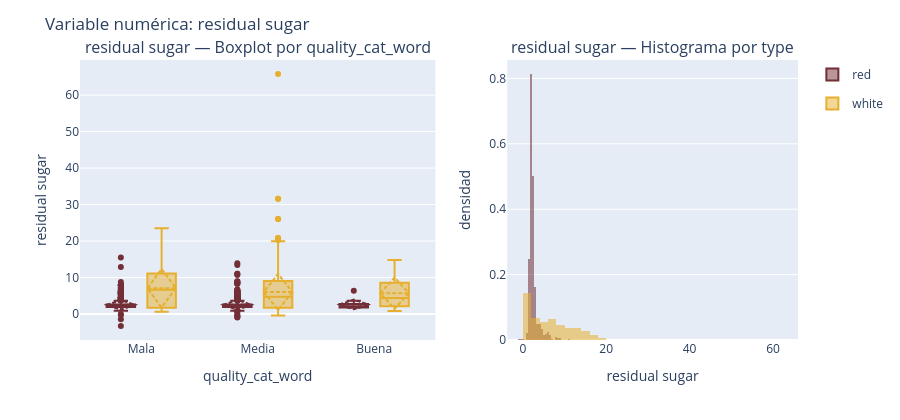
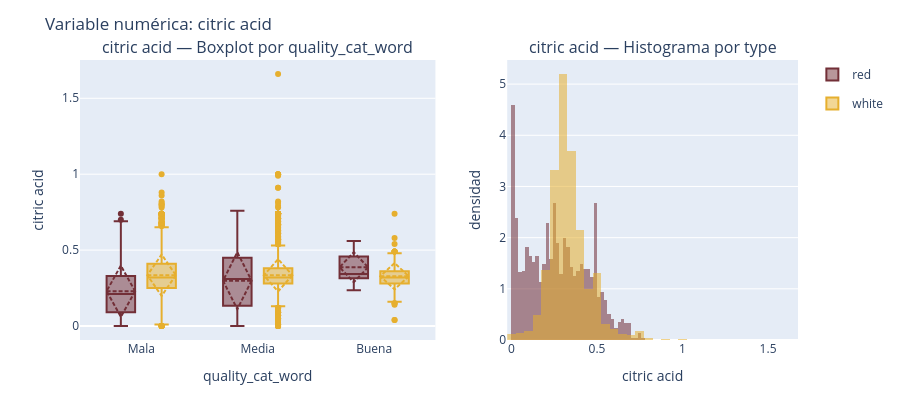
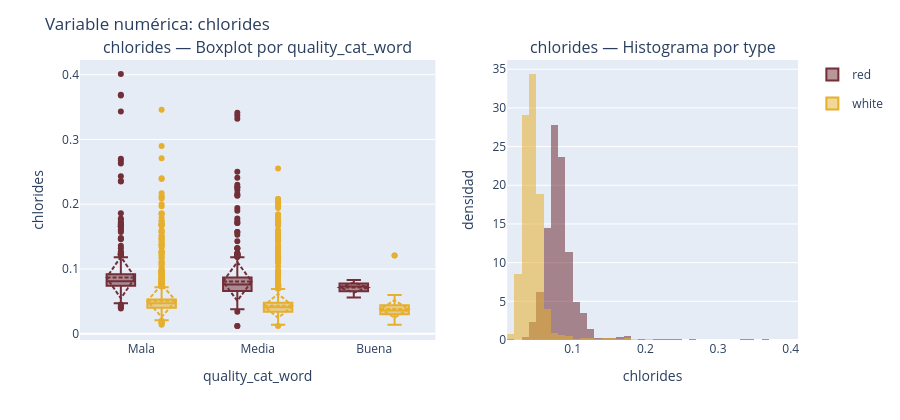
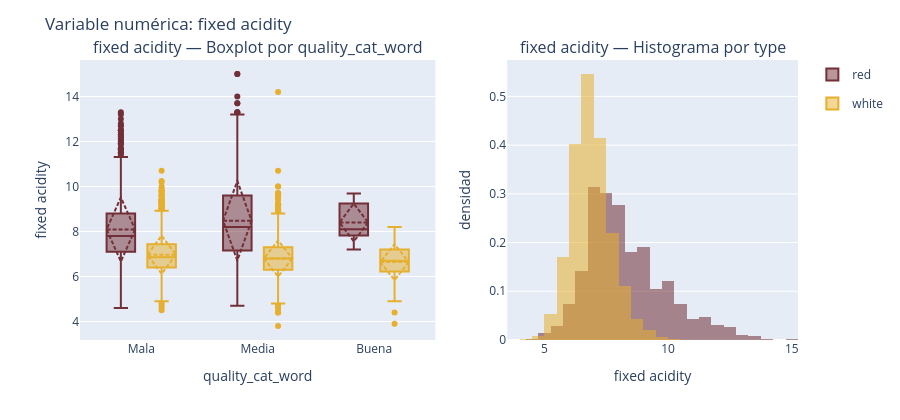

Notebook cell for these charts, in order:
### Code cell
for v in analisis.num_vars:
    analisis.plot_box_hist_by_cat(v, "quality_cat_word", "type")

### Figure 1 — Plotly figure (JSON) as saved in the notebook; plotly's stock layout.template omitted (floating-point values rounded to 4 significant figures; data arrays with more than 128 entries replaced by an {"elided": "..."} marker saying what was removed)
{"data": [{"boxmean": "sd", "legendgroup": "red", "marker": {"color": "#722F37"}, "name": "red", "showlegend": true, "type": "box", "x": {"elided": "1549 str values"}, "xaxis": "x", "y": {"elided": "1549 float values"}, "yaxis": "y"}, {"boxmean": "sd", "legendgroup": "white", "marker": {"color": "#E6AF2E"}, "name": "white", "showlegend": true, "type": "box", "x": {"elided": "4883 str values"}, "xaxis": "x", "y": {"elided": "4883 float values"}, "yaxis": "y"}, {"histnorm": "probability density", "legendgroup": "red", "marker": {"color": "#722F37"}, "name": "red", "nbinsx": 40, "opacity": 0.55, "showlegend": false, "type": "histogram", "x": {"elided": "1549 float values"}, "xaxis": "x2", "yaxis": "y2"}, {"histnorm": "probability density", "legendgroup": "white", "marker": {"color": "#E6AF2E"}, "name": "white", "nbinsx": 40, "opacity": 0.55, "showlegend": false, "type": "histogram", "x": {"elided": "4883 float values"}, "xaxis": "x2", "yaxis": "y2"}], "layout": {"annotations": [{"font": {"size": 16}, "showarrow": false, "text": "residual sugar — Boxplot por quality_cat_word", "x": 0.2475, "xanchor": "center", "xref": "paper", "y": 1, "yanchor": "bottom", "yref": "paper"}, {"font": {"size": 16}, "showarrow": false, "text": "residual sugar — Histograma por type", "x": 0.7975, "xanchor": "center", "xref": "paper", "y": 1, "yanchor": "bottom", "yref": "paper"}], "barmode": "overlay", "boxmode": "group", "height": 420, "margin": {"t": 60}, "title": {"text": "Variable numérica: residual sugar"}, "width": 900, "xaxis": {"anchor": "y", "domain": [0, 0.495], "title": {"text": "quality_cat_word"}}, "xaxis2": {"anchor": "y2", "domain": [0.595, 1], "title": {"text": "residual sugar"}}, "yaxis": {"anchor": "x", "domain": [0, 1], "title": {"text": "residual sugar"}}, "yaxis2": {"anchor": "x2", "domain": [0, 1], "title": {"text": "densidad"}}}}

### Figure 2 — Plotly figure (JSON) as saved in the notebook; plotly's stock layout.template omitted (floating-point values rounded to 4 significant figures; data arrays with more than 128 entries replaced by an {"elided": "..."} marker saying what was removed)
{"data": [{"boxmean": "sd", "legendgroup": "red", "marker": {"color": "#722F37"}, "name": "red", "showlegend": true, "type": "box", "x": {"elided": "1549 str values"}, "xaxis": "x", "y": {"elided": "1549 float values"}, "yaxis": "y"}, {"boxmean": "sd", "legendgroup": "white", "marker": {"color": "#E6AF2E"}, "name": "white", "showlegend": true, "type": "box", "x": {"elided": "4883 str values"}, "xaxis": "x", "y": {"elided": "4883 float values"}, "yaxis": "y"}, {"histnorm": "probability density", "legendgroup": "red", "marker": {"color": "#722F37"}, "name": "red", "nbinsx": 40, "opacity": 0.55, "showlegend": false, "type": "histogram", "x": {"elided": "1549 float values"}, "xaxis": "x2", "yaxis": "y2"}, {"histnorm": "probability density", "legendgroup": "white", "marker": {"color": "#E6AF2E"}, "name": "white", "nbinsx": 40, "opacity": 0.55, "showlegend": false, "type": "histogram", "x": {"elided": "4883 float values"}, "xaxis": "x2", "yaxis": "y2"}], "layout": {"annotations": [{"font": {"size": 16}, "showarrow": false, "text": "citric acid — Boxplot por quality_cat_word", "x": 0.2475, "xanchor": "center", "xref": "paper", "y": 1, "yanchor": "bottom", "yref": "paper"}, {"font": {"size": 16}, "showarrow": false, "text": "citric acid — Histograma por type", "x": 0.7975, "xanchor": "center", "xref": "paper", "y": 1, "yanchor": "bottom", "yref": "paper"}], "barmode": "overlay", "boxmode": "group", "height": 420, "margin": {"t": 60}, "title": {"text": "Variable numérica: citric acid"}, "width": 900, "xaxis": {"anchor": "y", "domain": [0, 0.495], "title": {"text": "quality_cat_word"}}, "xaxis2": {"anchor": "y2", "domain": [0.595, 1], "title": {"text": "citric acid"}}, "yaxis": {"anchor": "x", "domain": [0, 1], "title": {"text": "citric acid"}}, "yaxis2": {"anchor": "x2", "domain": [0, 1], "title": {"text": "densidad"}}}}

### Figure 3 — Plotly figure (JSON) as saved in the notebook; plotly's stock layout.template omitted (floating-point values rounded to 4 significant figures; data arrays with more than 128 entries replaced by an {"elided": "..."} marker saying what was removed)
{"data": [{"boxmean": "sd", "legendgroup": "red", "marker": {"color": "#722F37"}, "name": "red", "showlegend": true, "type": "box", "x": {"elided": "1549 str values"}, "xaxis": "x", "y": {"elided": "1549 float values"}, "yaxis": "y"}, {"boxmean": "sd", "legendgroup": "white", "marker": {"color": "#E6AF2E"}, "name": "white", "showlegend": true, "type": "box", "x": {"elided": "4883 str values"}, "xaxis": "x", "y": {"elided": "4883 float values"}, "yaxis": "y"}, {"histnorm": "probability density", "legendgroup": "red", "marker": {"color": "#722F37"}, "name": "red", "nbinsx": 40, "opacity": 0.55, "showlegend": false, "type": "histogram", "x": {"elided": "1549 float values"}, "xaxis": "x2", "yaxis": "y2"}, {"histnorm": "probability density", "legendgroup": "white", "marker": {"color": "#E6AF2E"}, "name": "white", "nbinsx": 40, "opacity": 0.55, "showlegend": false, "type": "histogram", "x": {"elided": "4883 float values"}, "xaxis": "x2", "yaxis": "y2"}], "layout": {"annotations": [{"font": {"size": 16}, "showarrow": false, "text": "chlorides — Boxplot por quality_cat_word", "x": 0.2475, "xanchor": "center", "xref": "paper", "y": 1, "yanchor": "bottom", "yref": "paper"}, {"font": {"size": 16}, "showarrow": false, "text": "chlorides — Histograma por type", "x": 0.7975, "xanchor": "center", "xref": "paper", "y": 1, "yanchor": "bottom", "yref": "paper"}], "barmode": "overlay", "boxmode": "group", "height": 420, "margin": {"t": 60}, "title": {"text": "Variable numérica: chlorides"}, "width": 900, "xaxis": {"anchor": "y", "domain": [0, 0.495], "title": {"text": "quality_cat_word"}}, "xaxis2": {"anchor": "y2", "domain": [0.595, 1], "title": {"text": "chlorides"}}, "yaxis": {"anchor": "x", "domain": [0, 1], "title": {"text": "chlorides"}}, "yaxis2": {"anchor": "x2", "domain": [0, 1], "title": {"text": "densidad"}}}}

### Figure 4 — Plotly figure (JSON) as saved in the notebook; plotly's stock layout.template omitted (floating-point values rounded to 4 significant figures; data arrays with more than 128 entries replaced by an {"elided": "..."} marker saying what was removed)
{"data": [{"boxmean": "sd", "legendgroup": "red", "marker": {"color": "#722F37"}, "name": "red", "showlegend": true, "type": "box", "x": {"elided": "1549 str values"}, "xaxis": "x", "y": {"elided": "1549 float values"}, "yaxis": "y"}, {"boxmean": "sd", "legendgroup": "white", "marker": {"color": "#E6AF2E"}, "name": "white", "showlegend": true, "type": "box", "x": {"elided": "4883 str values"}, "xaxis": "x", "y": {"elided": "4883 float values"}, "yaxis": "y"}, {"histnorm": "probability density", "legendgroup": "red", "marker": {"color": "#722F37"}, "name": "red", "nbinsx": 40, "opacity": 0.55, "showlegend": false, "type": "histogram", "x": {"elided": "1549 float values"}, "xaxis": "x2", "yaxis": "y2"}, {"histnorm": "probability density", "legendgroup": "white", "marker": {"color": "#E6AF2E"}, "name": "white", "nbinsx": 40, "opacity": 0.55, "showlegend": false, "type": "histogram", "x": {"elided": "4883 float values"}, "xaxis": "x2", "yaxis": "y2"}], "layout": {"annotations": [{"font": {"size": 16}, "showarrow": false, "text": "fixed acidity — Boxplot por quality_cat_word", "x": 0.2475, "xanchor": "center", "xref": "paper", "y": 1, "yanchor": "bottom", "yref": "paper"}, {"font": {"size": 16}, "showarrow": false, "text": "fixed acidity — Histograma por type", "x": 0.7975, "xanchor": "center", "xref": "paper", "y": 1, "yanchor": "bottom", "yref": "paper"}], "barmode": "overlay", "boxmode": "group", "height": 420, "margin": {"t": 60}, "title": {"text": "Variable numérica: fixed acidity"}, "width": 900, "xaxis": {"anchor": "y", "domain": [0, 0.495], "title": {"text": "quality_cat_word"}}, "xaxis2": {"anchor": "y2", "domain": [0.595, 1], "title": {"text": "fixed acidity"}}, "yaxis": {"anchor": "x", "domain": [0, 1], "title": {"text": "fixed acidity"}}, "yaxis2": {"anchor": "x2", "domain": [0, 1], "title": {"text": "densidad"}}}}
